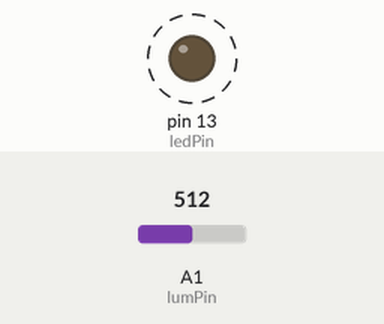
The sketch below on a simulated Arduino Uno, built with avr-gcc and run on an emulated ATmega328P. Parts: output pins drawn as LEDs (lit = HIGH). Dashed ring = blinking. The test bench sets the inputs (shaded band); at power-on: A1 (lumPin) = 512. What the sketch prints to the serial monitor is not drawn.

Above: at 0.7 s.
Timing chart, 0 to 3.0 s (numbered marks = the images above):
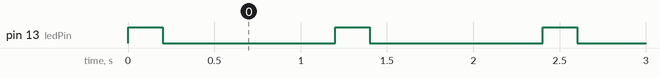

The sketch:

arduino.ino
```cpp
#define ledPin 13
#define lumPin A1

void setup() {
  // put your setup code here, to run once:
  Serial.begin(9600);
  pinMode(lumPin, INPUT);
  pinMode(ledPin, OUTPUT);
}

int val = HIGH;
int s = 0;

void loop() {
  String json1 = "{ \"lumen\" : ";
  String json4 = json1 + analogRead(lumPin);
  Serial.println(json4 + "}");

  digitalWrite(ledPin, val);
  delay(200);
  digitalWrite(ledPin, !val);

  delay(1000);

  if (Serial.available() > s) {
    toggle_val();
    s = Serial.available();
  }
}

void toggle_val(){
  val = !val;
}
```

Measured:
- by itself, pin 13 (ledPin): alternates HIGH for 0.20 s and LOW for 1.0 s
